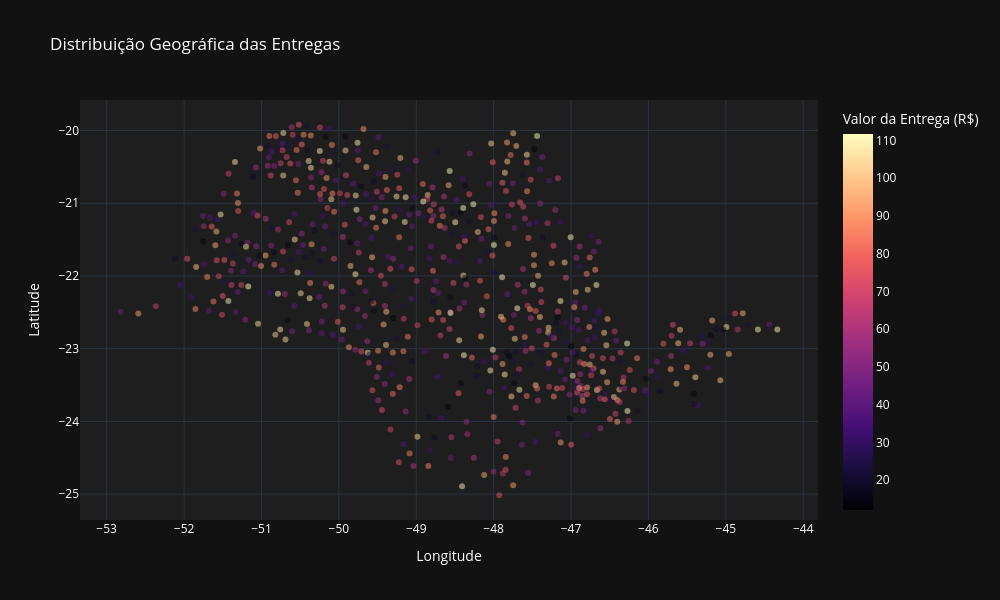

Notebook source saved alongside this figure:
### Markdown cell above
## 3. Distribuição das entregas

Visualização inicial das coordenadas, com cores correspondentes ao valor de cada entrega.

### Code cell
# A cor representa o valor financeiro de cada entrega.
scatter = px.scatter(
      df
    , x='longitude'
    , y='latitude'
    , color='price'
    , color_continuous_scale='magma'
    , opacity=0.5
    , width=1000
    , height=600
    , labels={
          'longitude': 'Longitude'
        , 'latitude': 'Latitude'
        , 'price': 'Valor da Entrega (R$)'
    }
    , title='Distribuição Geográfica das Entregas'
    , template='plotly_dark'
    , render_mode='svg'
)

scatter.update_layout(
      plot_bgcolor='#1E1E1E'
    , paper_bgcolor='#121212'
    , font_color='white'
)

scatter.show()

### Figure 1 — Plotly figure (JSON) as saved in the notebook; plotly's stock layout.template omitted (floating-point values rounded to 4 significant figures; data arrays with more than 128 entries replaced by an {"elided": "..."} marker saying what was removed)
{"data": [{"hovertemplate": "Longitude=%{x}<br>Latitude=%{y}<br>Valor da Entrega (R$)=%{marker.color}<extra></extra>", "legendgroup": "", "marker": {"color": {"elided": "653 float values"}, "coloraxis": "coloraxis", "opacity": 0.5, "symbol": "circle"}, "mode": "markers", "name": "", "orientation": "v", "showlegend": false, "type": "scatter", "x": {"elided": "653 float values"}, "xaxis": "x", "y": {"elided": "653 float values"}, "yaxis": "y"}], "layout": {"coloraxis": {"colorbar": {"title": {"text": "Valor da Entrega (R$)"}}, "colorscale": [[0, "#000004"], [0.1111, "#180f3d"], [0.2222, "#440f76"], [0.3333, "#721f81"], [0.4444, "#9e2f7f"], [0.5556, "#cd4071"], [0.6667, "#f1605d"], [0.7778, "#fd9668"], [0.8889, "#feca8d"], [1, "#fcfdbf"]]}, "font": {"color": "white"}, "height": 600, "legend": {"tracegroupgap": 0}, "paper_bgcolor": "#121212", "plot_bgcolor": "#1E1E1E", "title": {"text": "Distribuição Geográfica das Entregas"}, "width": 1000, "xaxis": {"anchor": "y", "domain": [0, 1], "title": {"text": "Longitude"}}, "yaxis": {"anchor": "x", "domain": [0, 1], "title": {"text": "Latitude"}}}}
